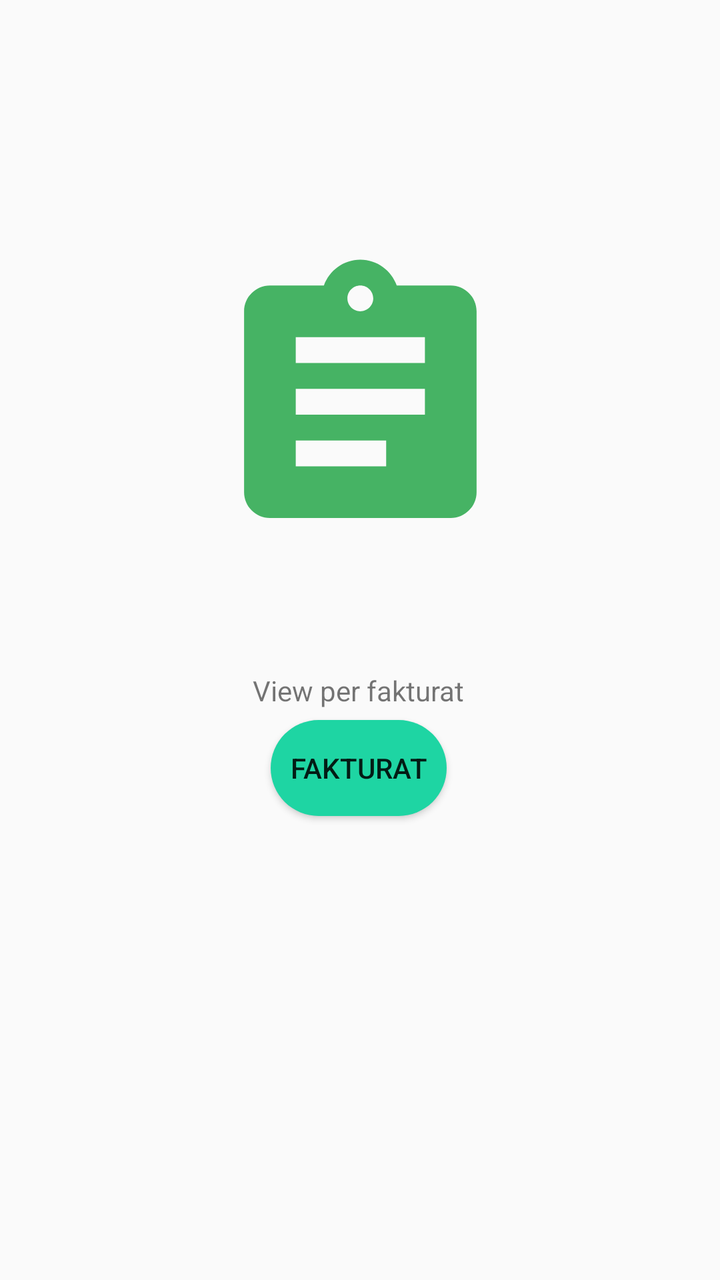
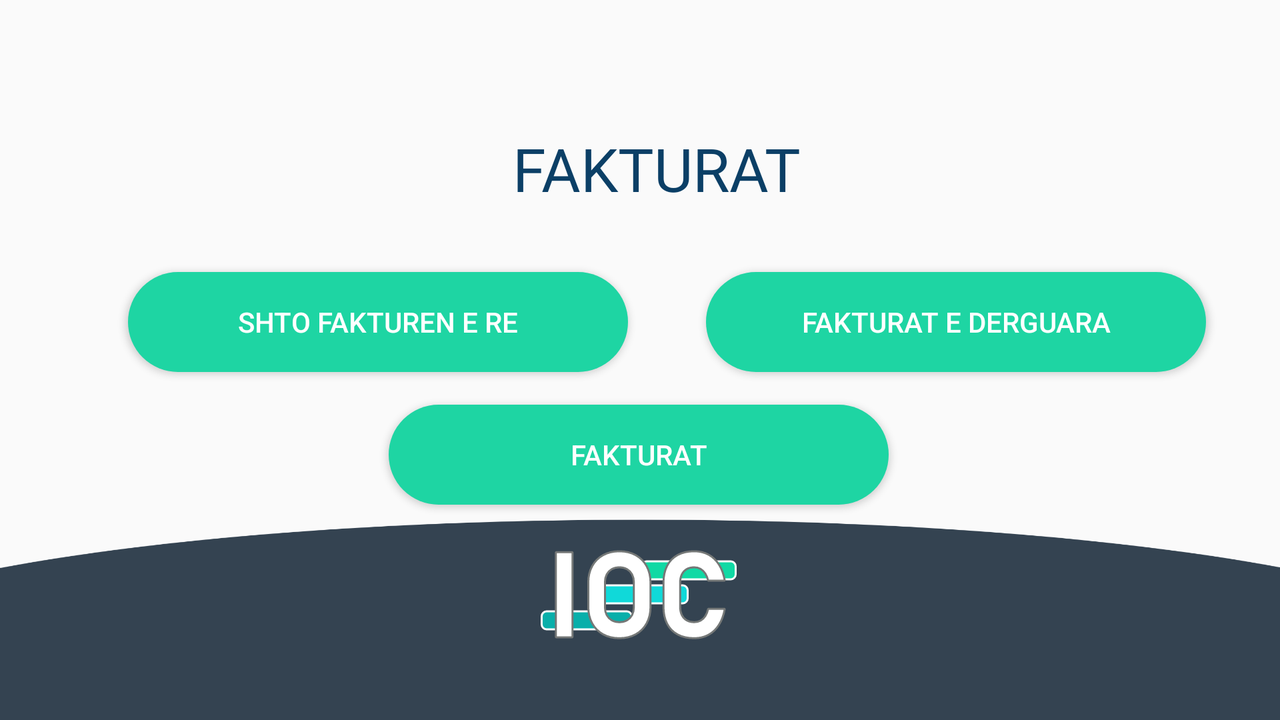

Compare how this app lays out the same screen by default and in its alternative resource folder. The renders come first, then the two layout files and the values they reference.
<!-- AndroidManifest.xml: application theme AppTheme -->
<!-- res/layout/fragment_fakturat.xml -->
<?xml version="1.0" encoding="utf-8"?>
<androidx.constraintlayout.widget.ConstraintLayout xmlns:android="http://schemas.android.com/apk/res/android"
    xmlns:app="http://schemas.android.com/apk/res-auto"
    xmlns:tools="http://schemas.android.com/tools"
    android:layout_width="match_parent"
    android:layout_height="match_parent"
    tools:context=".FakturatFragment">

    <Button
        android:id="@+id/btnfaktura"
        android:layout_width="wrap_content"
        android:layout_height="wrap_content"
        android:layout_marginBottom="232dp"
        android:background="@drawable/button"
        android:text="Fakturat"
        app:layout_constraintBottom_toBottomOf="parent"
        app:layout_constraintEnd_toEndOf="parent"
        app:layout_constraintHorizontal_bias="0.498"
        app:layout_constraintStart_toStartOf="parent" />

    <ImageView
        android:id="@+id/imageView2"
        android:layout_width="155dp"
        android:layout_height="182dp"
        android:src="@drawable/ic_fakturat"
        app:layout_constraintBottom_toTopOf="@+id/btnfaktura"
        app:layout_constraintEnd_toEndOf="parent"
        app:layout_constraintStart_toStartOf="parent"
        app:layout_constraintTop_toTopOf="parent"
        app:layout_constraintVertical_bias="0.617" />

    <TextView
        android:id="@+id/textView5"
        android:layout_width="wrap_content"
        android:layout_height="wrap_content"
        android:layout_marginTop="44dp"
        android:text="View per fakturat"
        app:layout_constraintEnd_toEndOf="parent"
        app:layout_constraintHorizontal_bias="0.498"
        app:layout_constraintStart_toStartOf="parent"
        app:layout_constraintTop_toBottomOf="@+id/imageView2" />
</androidx.constraintlayout.widget.ConstraintLayout>
<!-- resources referenced by this layout -->
<resources>
  <!-- drawable button (drawable) -->
  <?xml version="1.0" encoding="utf-8"?>
  <shape android:shape="rectangle" xmlns:android="http://schemas.android.com/apk/res/android">
  
      <corners android:radius="50sp"/>
      <solid android:color="@color/colorPrimaryLight"/>
  
  </shape>
  <!-- drawable ic_fakturat (drawable) -->
  <vector android:height="24dp" android:tint="#46B364"
      android:viewportHeight="24" android:viewportWidth="24"
      android:width="24dp" xmlns:android="http://schemas.android.com/apk/res/android">
      <path android:fillColor="@android:color/white" android:pathData="M19,3h-4.18C14.4,1.84 13.3,1 12,1c-1.3,0 -2.4,0.84 -2.82,2L5,3c-1.1,0 -2,0.9 -2,2v14c0,1.1 0.9,2 2,2h14c1.1,0 2,-0.9 2,-2L21,5c0,-1.1 -0.9,-2 -2,-2zM12,3c0.55,0 1,0.45 1,1s-0.45,1 -1,1 -1,-0.45 -1,-1 0.45,-1 1,-1zM14,17L7,17v-2h7v2zM17,13L7,13v-2h10v2zM17,9L7,9L7,7h10v2z"/>
  </vector>
  <style name="AppTheme" parent="Theme.AppCompat.Light.DarkActionBar">
          
          <item name="colorPrimary">@color/colorPrimary</item>
          <item name="colorPrimaryDark">@color/colorPrimaryDarker</item>
          <item name="colorAccent">@color/colorPrimaryRed</item>
          <item name="windowNoTitle">true</item>
          <item name="windowActionBar">false</item>
  
      </style>
  <color name="colorPrimaryLight">#1ED5A3</color>
  <color name="colorPrimary">#00B282</color>
  <color name="colorPrimaryDarker">#1ED5A3</color>
  <color name="colorPrimaryRed">#37E4EA</color>
</resources>
<!-- res/layout-land/fragment_fakturat.xml (the repository's variant of the layout above) -->
<!-- drawn on the phone turned sideways -->
<?xml version="1.0" encoding="utf-8"?>
<androidx.constraintlayout.widget.ConstraintLayout xmlns:android="http://schemas.android.com/apk/res/android"
    xmlns:app="http://schemas.android.com/apk/res-auto"
    xmlns:tools="http://schemas.android.com/tools"
    android:layout_width="match_parent"
    android:layout_height="match_parent"
    android:background="@drawable/mainfragmentbackground"
    tools:context=".Faturat.FakturatFragment">

    <Button
        android:id="@+id/btnfaktura"
        android:layout_width="250dp"
        android:layout_height="50dp"
        android:layout_marginStart="64dp"
        android:layout_marginTop="36dp"
        android:background="@drawable/button"
        android:text="Shto Fakturen e re"
        android:textAlignment="center"
        android:textColor="@color/colorwhite"
        app:layout_constraintStart_toStartOf="parent"
        app:layout_constraintTop_toBottomOf="@+id/textView5" />

    <Button
        android:id="@+id/myInvbtn"
        android:layout_width="250dp"
        android:layout_height="50dp"
        android:layout_marginTop="36dp"
        android:background="@drawable/button"
        android:padding="7dp"
        android:text="Fakturat e Derguara"
        android:textColor="@color/colorwhite"
        app:layout_constraintEnd_toEndOf="parent"
        app:layout_constraintHorizontal_bias="0.514"
        app:layout_constraintStart_toEndOf="@+id/btnfaktura"
        app:layout_constraintTop_toBottomOf="@+id/textView5" />

    <TextView
        android:id="@+id/textView5"
        android:layout_width="272dp"
        android:layout_height="36dp"
        android:layout_marginTop="64dp"
        android:fontFamily="@font/ubuntu_bold"
        android:text="FAKTURAT"
        android:textAlignment="center"
        android:textColor="@color/ColorblueSecondary"
        android:textSize="30sp"
        app:layout_constraintEnd_toEndOf="parent"
        app:layout_constraintHorizontal_bias="0.522"
        app:layout_constraintStart_toStartOf="parent"
        app:layout_constraintTop_toTopOf="parent" />

    <ImageView
        android:id="@+id/imageView2"
        android:layout_width="wrap_content"
        android:layout_height="wrap_content"
        android:src="@drawable/appicon"
        app:layout_constraintBottom_toBottomOf="parent"
        app:layout_constraintEnd_toEndOf="parent"
        app:layout_constraintHorizontal_bias="0.499"
        app:layout_constraintStart_toStartOf="parent"
        app:layout_constraintTop_toTopOf="parent"
        app:layout_constraintVertical_bias="0.905" />

    <Button
        android:id="@+id/allinvoicesbtn"
        android:layout_width="250dp"
        android:layout_height="50dp"
        android:background="@drawable/button"
        android:text="Fakturat"
        android:textColor="@color/colorwhite"
        app:layout_constraintBottom_toBottomOf="parent"
        app:layout_constraintEnd_toEndOf="parent"
        app:layout_constraintHorizontal_bias="0.498"
        app:layout_constraintStart_toStartOf="parent"
        app:layout_constraintTop_toTopOf="parent"
        app:layout_constraintVertical_bias="0.653" />
</androidx.constraintlayout.widget.ConstraintLayout>
<!-- resources referenced by the variant -->
<!-- as the phone turned sideways resolves them -->
<resources>
  <color name="ColorblueSecondary">#0B3F66</color>
  <color name="colorwhite">#FFFFFF</color>
  <!-- drawable appicon: png bitmap (drawable-hdpi, 46488 bytes) -->
  <!-- drawable button (drawable) -->
  <?xml version="1.0" encoding="utf-8"?>
  <shape android:shape="rectangle" xmlns:android="http://schemas.android.com/apk/res/android">
  
      <corners android:radius="50sp"/>
      <solid android:color="@color/colorPrimaryLight"/>
  
  </shape>
  <!-- drawable mainfragmentbackground: png bitmap (drawable-hdpi, 22363 bytes) -->
  <style name="AppTheme" parent="Theme.AppCompat.Light.DarkActionBar">
          
          <item name="colorPrimary">@color/colorPrimary</item>
          <item name="colorPrimaryDark">@color/colorPrimaryDarker</item>
          <item name="colorAccent">@color/colorPrimaryRed</item>
          <item name="windowNoTitle">true</item>
          <item name="windowActionBar">false</item>
  
      </style>
  <color name="colorPrimaryLight">#1ED5A3</color>
  <color name="colorPrimary">#00B282</color>
  <color name="colorPrimaryDarker">#1ED5A3</color>
  <color name="colorPrimaryRed">#37E4EA</color>
</resources>
